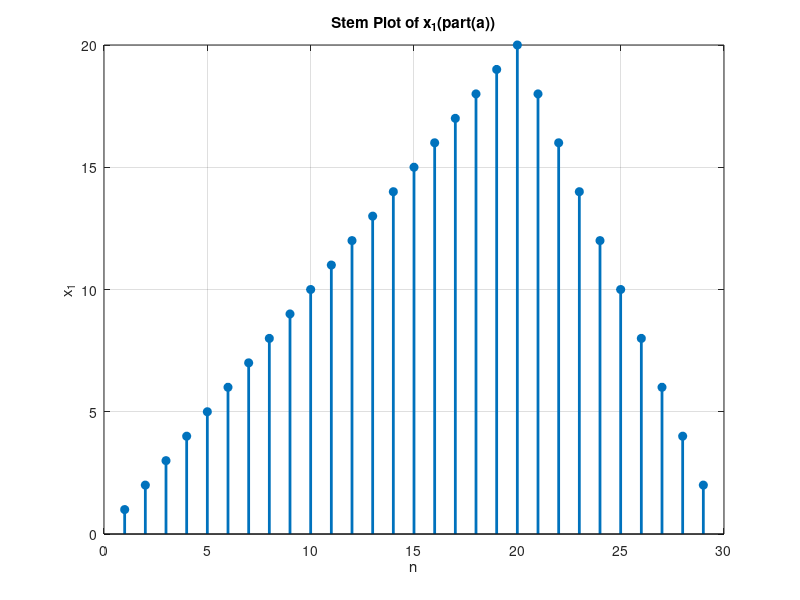
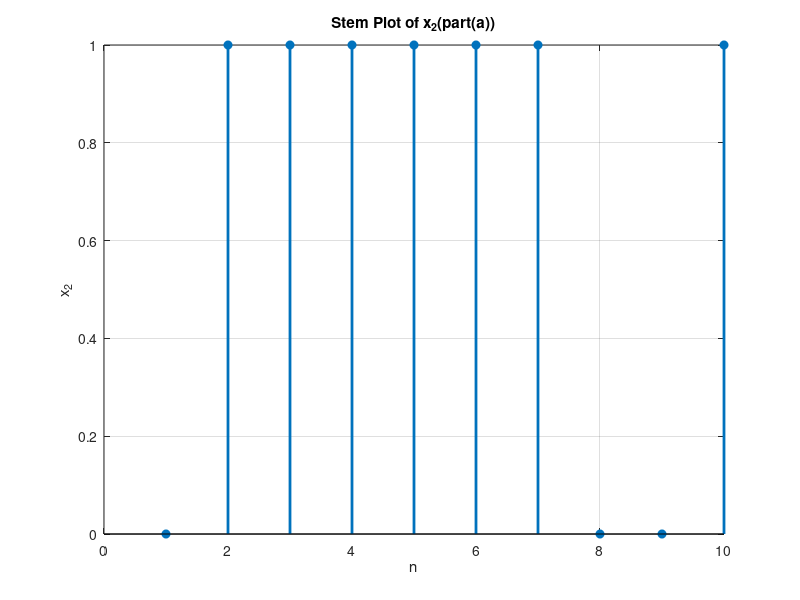
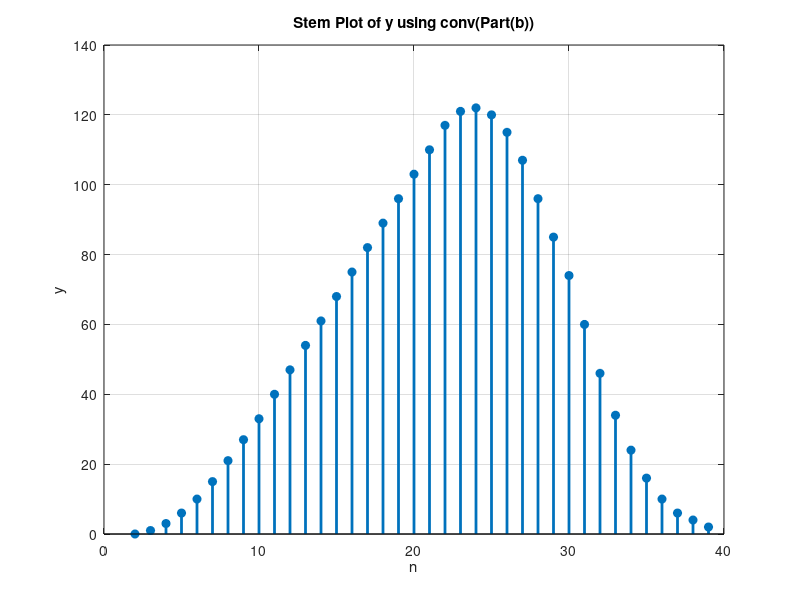

The MATLAB source for these figures, in order: (Note: this script raises an error after producing the figures.)
clear all;
clc;
%%
%%part(a)
n_1 = 1:29;
n_2 = 1:10;
x_1 = (n_1).*(1 <= n_1).*(n_1 <=20) + (60-2*n_1).*(n_1 >= 21).*(n_1 <= 29);
x_2 = (n_2 >= 2) - (n_2 >= 8) + (n_2 == 10);

figure;
stem(n_1, x_1, "filled", "LineWidth", 2);
title('Stem Plot of x_1(part(a))');
xlabel('n'); ylabel('x_1');
grid on;

figure; 
stem(n_2, x_2, "filled", "LineWidth", 2);
title('Stem Plot of x_2(part(a))');
xlabel('n'); ylabel('x_2');
grid on;

%%
%%part(b)
y = conv(x_1, x_2);
n_y = 2:length(y)+1;
figure;
stem(n_y, y, "filled", "LineWidth", 2);
title('Stem Plot of y using conv(Part(b))');
xlabel('n'); ylabel('y');
grid on;

%%
%%part(c)
N1 = length(x_1);
N2 = length(x_2);

col = [x_1, zeros(1, N2-1)];
row = [x_1(1), zeros(1, N2-1)];
matrix = toeplitz(col, row);
y_c = matrix * x_2';

if isequal(round(y_c, 5), round(y', 5))
    disp('The result is the same');
end

figure;
stem(n_y, y_c, "filled", "LineWidth", 2);
title('Stem Plot of y_c using matrix(Part(c))');
xlabel('n'); ylabel('y_c');
grid on;

%%
%%part(d)
n_1 = 1:5;
n_2 = 1:5;
x_1 = [3,9,27,9,3];
x_2 = [2,4,8,16,32];

figure;
stem(n_1, x_1, "filled", "LineWidth", 2);
title('Stem Plot of x_1(part(d))');
xlabel('n'); ylabel('x_1');
grid on;

figure; 
stem(n_2, x_2, "filled", "LineWidth", 2);
title('Stem Plot of x_2(part(d))');
xlabel('n'); ylabel('x_2');
grid on;

y = conv(x_1, x_2);
n_y = 2:length(y)+1;
figure;
stem(n_y, y, "filled", "LineWidth", 2);
title('Stem Plot of y using conv(part(d))');
xlabel('n'); ylabel('y');
grid on;

N1 = length(x_1);
N2 = length(x_2);

col = [x_1, zeros(1, N2-1)];
row = [x_1(1), zeros(1, N2-1)];
matrix = toeplitz(col, row);
y_c = matrix * x_2';

if isequal(round(y_c, 5), round(y', 5))
    disp('The result is the same');
end

figure;
stem(n_y, y_c, "filled", "LineWidth", 2);
title('Stem Plot of y_c using matrix(part(d))');
xlabel('n'); ylabel('y_c');
grid on;
